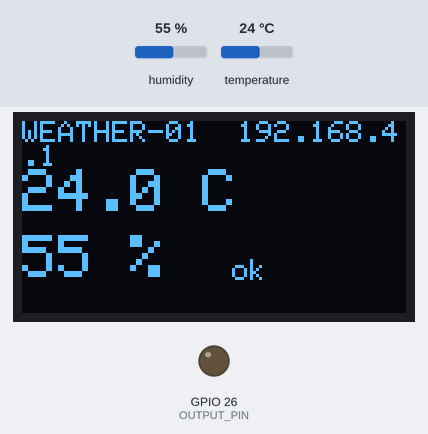
The sketch below on a simulated ESP32. Parts: 128×64 one-colour display, output pins drawn as LEDs (lit = HIGH). The test bench sets the inputs (shaded band); at power-on: humidity 55 %, temperature 24 °C. What the sketch prints to the serial monitor is not drawn.

Above: at 2.6 s.
2.7 s: humidity set to 58 %
At 6.8 s:
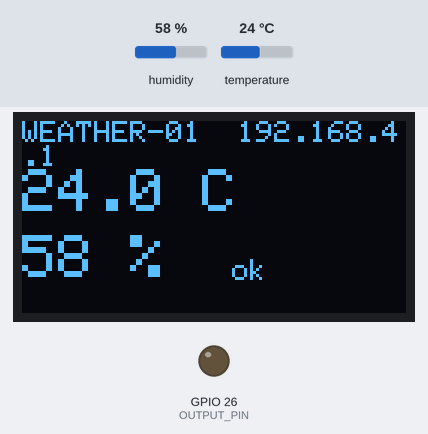
7.5 s: humidity set to 61 %
At 11.0 s:
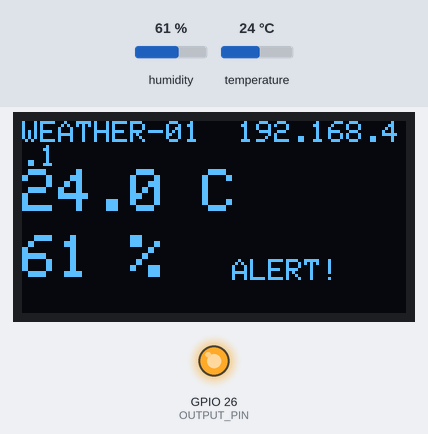
11.5 s: temperature set to 12 °C
At 15.2 s:
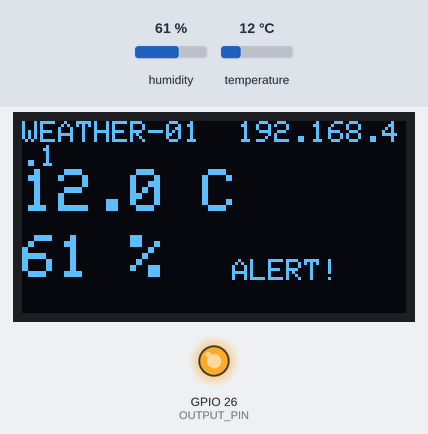
15.5 s: temperature set to 19 °C
At 18.3 s:
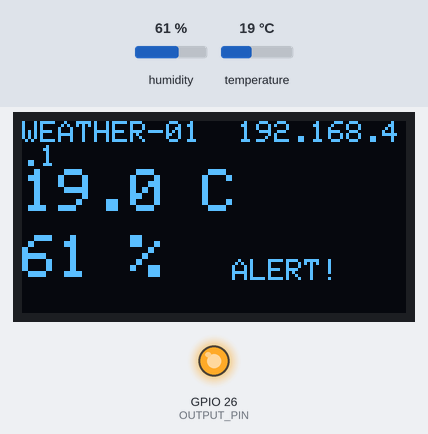
Timing chart, 0 to 19.8 s (numbered marks = the images above; inputs shaded):
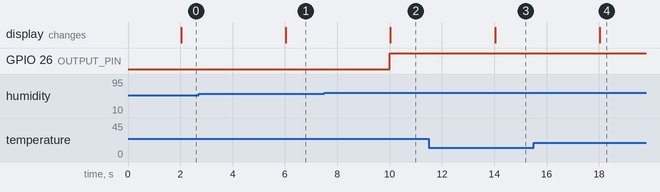

The sketch:

T2_smart_device_starter.ino
```cpp
// ============================================================
// Project 6 - ESP32 Wi-Fi Controller (weather station)
// Tier 2 Starter: YOUR smart device
// ============================================================
//
// Same station as Sketch 03 - plus an OUTPUT that reacts when
// the humidity crosses a threshold you choose. Every block
// marked  ==== CHANGE THIS ====  is a decision from the choice
// cards. Change, upload, refresh the page on the phone.
//
// Breathe on the sensor: humidity climbs past your threshold,
// the output switches on, the screen and the page say ALERT.
// ============================================================

#include "DHT.h"
#include <Wire.h>
#include <Adafruit_GFX.h>
#include <Adafruit_SSD1306.h>
#include <WiFi.h>
#include <WebServer.h>

// ==== CHANGE THIS 1: your station's identity =================
const char* STATION_WIFI_NAME    = "WEATHER-01";        // Wi-Fi name (English/numbers)
const char* STATION_DISPLAY_NAME = "תחנת מזג האוויר שלי"; // the name on the page
// ============================================================

// ==== CHANGE THIS 2: your output and its threshold ===========
// Output: LED (with 220 ohm) or active buzzer - both are simple
// on/off outputs on one pin. (Servo "gauge" = the Claude Code card.)
const int   OUTPUT_PIN         = 26;    // LED on 26, or buzzer on 27
const float HUMIDITY_THRESHOLD = 60.0;  // % - above this, the output turns ON
// Typical room: 35-55%. A breath on the sensor reaches 70-90%.
// ============================================================

// ==== CHANGE THIS 3: your page's colors ======================
const char* PAGE_BACKGROUND = "#0f2a3d";   // page background
const char* TILE_COLOR      = "#17415c";   // the reading tiles
// ============================================================

const int DHT_PIN = 4;
DHT dht(DHT_PIN, DHT22);
Adafruit_SSD1306 display(128, 64, &Wire, -1);
WebServer server(80);

float lastTemp = 0, lastHum = 0;
bool  haveReading = false, alertOn = false;
unsigned long lastRead = 0;

String buildPage() {
  String p = F(
    "<!DOCTYPE html><html lang='he' dir='rtl'><head>"
    "<meta charset='utf-8'>"
    "<meta name='viewport' content='width=device-width, initial-scale=1'>"
    "<title>%TITLE%</title>"
    "<style>"
    "body{margin:0;font-family:sans-serif;background:%BG%;color:#fff;"
    "display:flex;flex-direction:column;align-items:center;min-height:100vh}"
    "h1{font-size:1.3rem;margin:18px 0 10px}"
    ".tiles{display:grid;grid-template-columns:1fr 1fr;grid-gap:14px;width:92vw;max-width:520px}"
    ".tile{background:%TILE%;border-radius:18px;padding:18px 10px;text-align:center}"
    ".label{font-size:.95rem;color:#cfe3ef;margin-bottom:6px}"
    ".value{font-size:2.6rem;font-weight:700}"
    ".unit{font-size:1.1rem;color:#cfe3ef}"
    ".alert{margin-top:16px;width:92vw;max-width:520px;border-radius:18px;padding:16px;"
    "text-align:center;font-size:1.2rem;font-weight:700;background:#1f5a3a}"
    ".alert.on{background:#b91c1c}"
    "p{color:#cfe3ef;font-size:.85rem;margin-top:14px}"
    "</style></head><body>"
    "<h1>&#127777; %TITLE%</h1>"
    "<div class='tiles'>"
    "<div class='tile'><div class='label'>טמפרטורה</div>"
    "<div class='value'><span id='t'>--</span><span class='unit'> &deg;C</span></div></div>"
    "<div class='tile'><div class='label'>לחות</div>"
    "<div class='value'><span id='h'>--</span><span class='unit'> %</span></div></div>"
    "</div>"
    "<div class='alert' id='a'>הכול רגיל</div>"
    "<p>סף ההתראה: %THR%% לחות &middot; מתעדכן כל 2 שניות</p>"
    "<script>"
    "function refresh(){fetch('/data').then(function(r){return r.json()}).then(function(d){"
    "document.getElementById('t').textContent=d.t;"
    "document.getElementById('h').textContent=d.h;"
    "var a=document.getElementById('a');"
    "a.textContent=d.alert?'התראה! לחות גבוהה':'הכול רגיל';"
    "a.className=d.alert?'alert on':'alert';}).catch(function(){});}"
    "refresh();setInterval(refresh,2000);"
    "</script></body></html>");
  p.replace("%TITLE%", STATION_DISPLAY_NAME);
  p.replace("%BG%", PAGE_BACKGROUND);
  p.replace("%TILE%", TILE_COLOR);
  p.replace("%THR%", String(HUMIDITY_THRESHOLD, 0));
  return p;
}

void handleRoot() { server.send(200, "text/html; charset=utf-8", buildPage()); }

void handleData() {
  String json = "{\"t\":\"" + (haveReading ? String(lastTemp, 1) : "--") +
                "\",\"h\":\"" + (haveReading ? String(lastHum, 0) : "--") +
                "\",\"alert\":" + (alertOn ? "true" : "false") + "}";
  server.send(200, "application/json", json);
}

void showOnScreen() {
  display.clearDisplay();
  display.setTextSize(1);
  display.setCursor(0, 0);
  display.print(STATION_WIFI_NAME);
  display.println("  192.168.4.1");
  if (haveReading) {
    display.setTextSize(2);
    display.setCursor(0, 16);
    display.print(lastTemp, 1);
    display.println(" C");
    display.setCursor(0, 38);
    display.print(lastHum, 0);
    display.println(" %");
    display.setTextSize(1);
    display.setCursor(70, 46);
    display.println(alertOn ? "ALERT!" : "ok");
  } else {
    display.setCursor(0, 24);
    display.println("No reading -");
    display.println("check sensor wires");
  }
  display.display();
}

void setup() {
  pinMode(OUTPUT_PIN, OUTPUT);
  digitalWrite(OUTPUT_PIN, LOW);
  Serial.begin(115200);
  dht.begin();
  if (!display.begin(SSD1306_SWITCHCAPVCC, 0x3C)) {
    Serial.println("Screen not found - check SDA/SCL and the address");
  }
  display.clearDisplay();
  display.setTextColor(SSD1306_WHITE);
  display.display();

  WiFi.softAP(STATION_WIFI_NAME);
  Serial.print("Network: ");
  Serial.println(STATION_WIFI_NAME);
  Serial.print("Page:    http://");
  Serial.println(WiFi.softAPIP());

  server.on("/", handleRoot);
  server.on("/data", handleData);
  server.begin();
}

void loop() {
  server.handleClient();
  if (millis() - lastRead >= 2000) {
    lastRead = millis();
    float h = dht.readHumidity();
    float t = dht.readTemperature();
    if (!isnan(h) && !isnan(t)) { lastHum = h; lastTemp = t; haveReading = true; }
    alertOn = haveReading && (lastHum >= HUMIDITY_THRESHOLD);
    digitalWrite(OUTPUT_PIN, alertOn ? HIGH : LOW);   // the output follows the alert
    showOnScreen();
  }
}
```

Measured:
- the behaviour switches between 59 and 60 % on humidity (found by bisection; images 1 and 2)
- after the input at 2.7 s, the display: changes after 3.3 s (image 1)
- after the input at 7.5 s, GPIO 26 (OUTPUT_PIN): LOW → HIGH after 2.5 s; the display: changes after 2.5 s (image 2)
- after the input at 11.5 s, the display: changes after 2.5 s (image 3)
- after the input at 15.5 s, the display: changes after 2.5 s (image 4)
